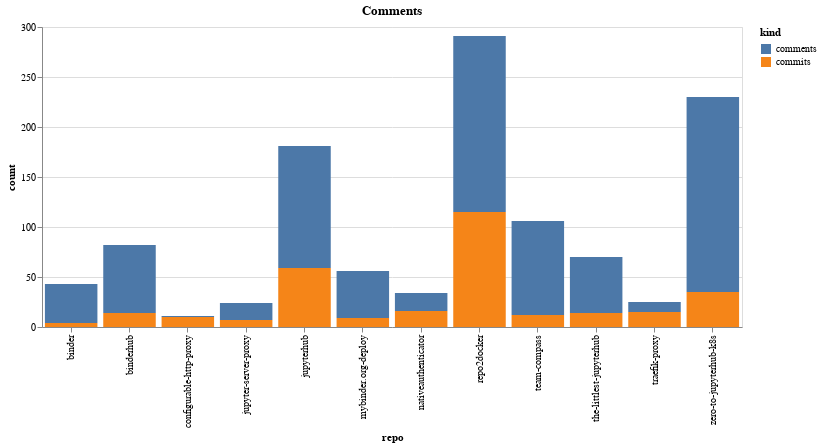

The notebook cell saved with this chart:
### Markdown cell above
## Total commits and comments by repository

### Code cell
pltdata = data.groupby(['org', 'repo', 'kind'])['count'].sum().reset_index()
comments = alt.Chart(pltdata, title="Comments", width=700).mark_bar().encode(
    x='repo',
    y='count',
    color='kind'
)
comments

### Figure 1 — Vega-Lite specification as saved in the notebook (floating-point values rounded to 4 significant figures)
{"$schema": "https://vega.github.io/schema/vega-lite/v2.6.0.json", "config": {"view": {"height": 300, "width": 400}}, "data": {"name": "data-a110b2782499f297bb0df811bfc5d50b"}, "datasets": {"data-a110b2782499f297bb0df811bfc5d50b": [{"count": 176, "kind": "comments", "org": "jupyter", "repo": "repo2docker"}, {"count": 115, "kind": "commits", "org": "jupyter", "repo": "repo2docker"}, {"count": 39, "kind": "comments", "org": "jupyterhub", "repo": "binder"}, {"count": 4, "kind": "commits", "org": "jupyterhub", "repo": "binder"}, {"count": 68, "kind": "comments", "org": "jupyterhub", "repo": "binderhub"}, {"count": 14, "kind": "commits", "org": "jupyterhub", "repo": "binderhub"}, {"count": 1, "kind": "comments", "org": "jupyterhub", "repo": "configurable-http-proxy"}, {"count": 10, "kind": "commits", "org": "jupyterhub", "repo": "configurable-http-proxy"}, {"count": 17, "kind": "comments", "org": "jupyterhub", "repo": "jupyter-server-proxy"}, {"count": 7, "kind": "commits", "org": "jupyterhub", "repo": "jupyter-server-proxy"}, {"count": 122, "kind": "comments", "org": "jupyterhub", "repo": "jupyterhub"}, {"count": 59, "kind": "commits", "org": "jupyterhub", "repo": "jupyterhub"}, {"count": 47, "kind": "comments", "org": "jupyterhub", "repo": "mybinder.org-deploy"}, {"count": 9, "kind": "commits", "org": "jupyterhub", "repo": "mybinder.org-deploy"}, {"count": 18, "kind": "comments", "org": "jupyterhub", "repo": "nativeauthenticator"}, {"count": 16, "kind": "commits", "org": "jupyterhub", "repo": "nativeauthenticator"}, {"count": 94, "kind": "comments", "org": "jupyterhub", "repo": "team-compass"}, {"count": 12, "kind": "commits", "org": "jupyterhub", "repo": "team-compass"}, {"count": 56, "kind": "comments", "org": "jupyterhub", "repo": "the-littlest-jupyterhub"}, {"count": 14, "kind": "commits", "org": "jupyterhub", "repo": "the-littlest-jupyterhub"}, {"count": 10, "kind": "comments", "org": "jupyterhub", "repo": "traefik-proxy"}, {"count": 15, "kind": "commits", "org": "jupyterhub", "repo": "traefik-proxy"}, {"count": 195, "kind": "comments", "org": "jupyterhub", "repo": "zero-to-jupyterhub-k8s"}, {"count": 35, "kind": "commits", "org": "jupyterhub", "repo": "zero-to-jupyterhub-k8s"}]}, "encoding": {"color": {"field": "kind", "type": "nominal"}, "x": {"field": "repo", "type": "nominal"}, "y": {"field": "count", "type": "quantitative"}}, "mark": "bar", "title": "Comments", "width": 700}
